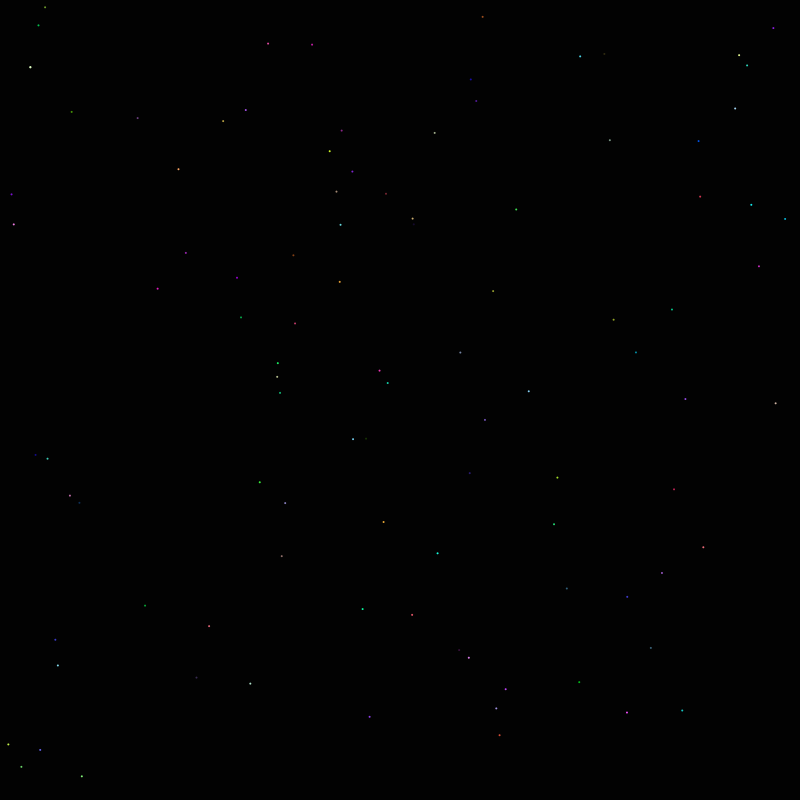
Frame 1 (no input)
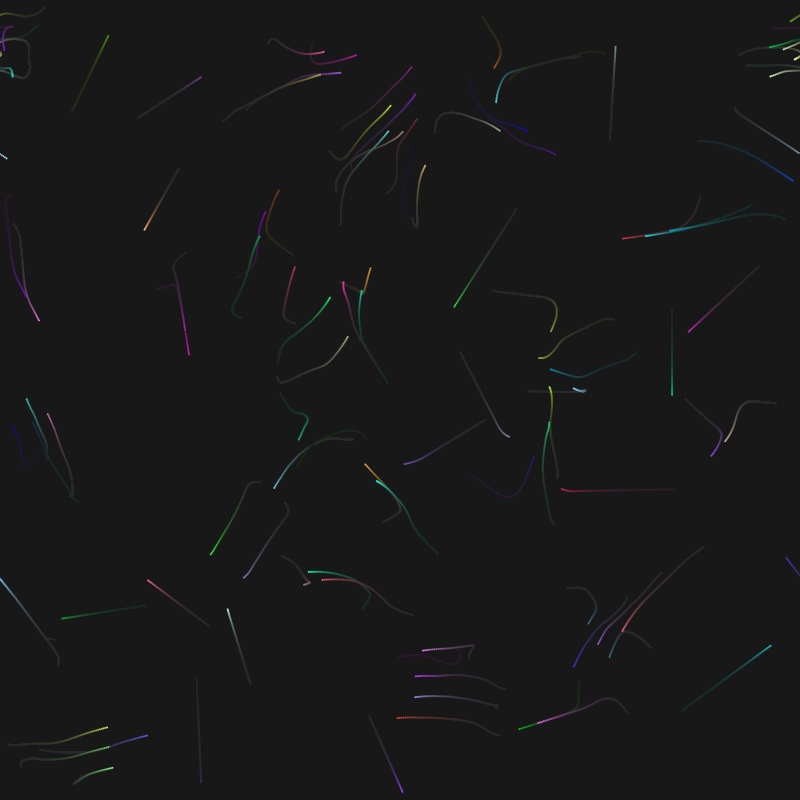
Frame 60 (the mouse pressed at the canvas centre just before this capture)
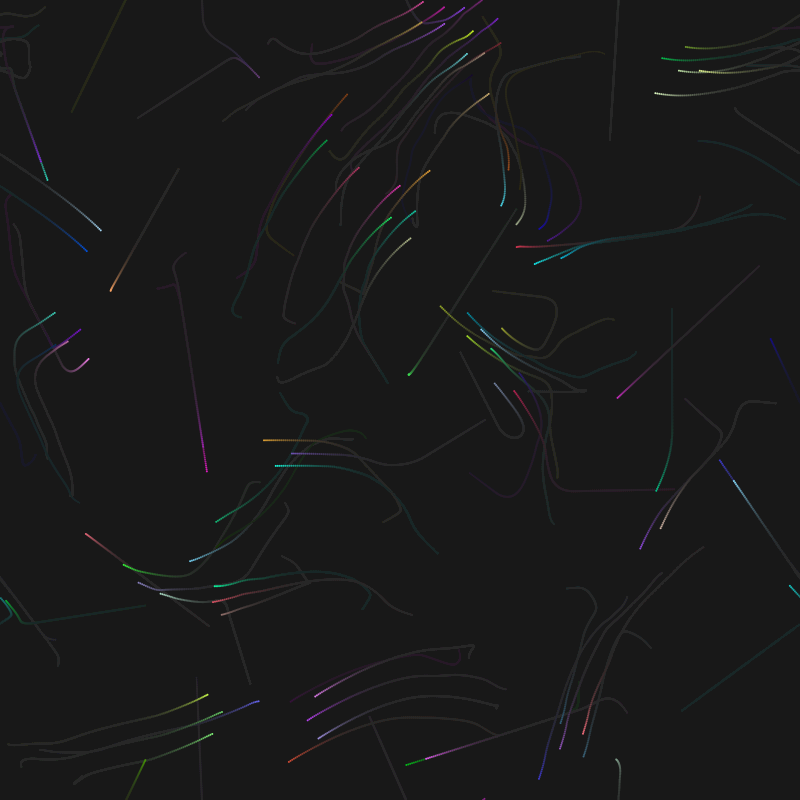
Frame 120 (the mouse held since frame 60 and released just before this capture)

The Processing sketch that drew these frames (run headless with seeded random() and noise(); from frame 60 on, the mouse is pressed at the canvas centre):

// Processing sketch: boids
// ── boids.pde
int numBoids = 100;
Boid[] boids;
boolean scatterMode = false; // To track if scatter mode is active
int scatterTimer = 0; // Timer to manage scatter duration
int scatterDuration = 2000; // Scatter duration in milliseconds
float cursorRepulsionRadius = 64; // Radius around the cursor to repel boids

void setup() {
  size(800, 800);
  background(0);
  boids = new Boid[numBoids];
  for (int i = 0; i < numBoids; i++) {
    boids[i] = new Boid(random(width), random(height));
  }
}

void draw() {
  // Draw a semi-transparent rectangle to fade the trails
  fill(30, 30, 30, 16);
  noStroke();
  rect(0, 0, width, height);

  if (scatterMode) {
    if (millis() - scatterTimer > scatterDuration) {
      scatterMode = false; // End scatter mode
      resetBoidVelocities(); // Reset velocities to random directions
    }
  }

  for (Boid b : boids) {
    if (scatterMode) {
      b.scatter(boids); // Scatter behavior
    } else {
      b.update(boids); // Regular boid behavior
    }
    b.show();
  }
}

void keyPressed() {
  if (key == ' ') { // Detect space bar
    scatterMode = true;
    scatterTimer = millis(); // Start scatter timer
  }
}

// Reset boid velocities to random directions
void resetBoidVelocities() {
  for (Boid b : boids) {
    b.velocity = PVector.random2D();
    b.velocity.setMag(random(1, b.maxSpeed)); // Assign random speed
  }
}

class Boid {
  PVector position;
  PVector velocity;
  PVector acceleration;
  color boidColor;
  float maxForce = 0.05;
  float maxSpeed = 2;
  float perceptionRadius = 50;

  Boid(float x, float y) {
    position = new PVector(x, y);
    velocity = PVector.random2D();
    velocity.setMag(random(1, maxSpeed));
    acceleration = new PVector();
    boidColor = color(random(255), random(255), random(255));
  }

  void update(Boid[] boids) {
    acceleration.set(0, 0);

    if (mousePressed && dist(position.x, position.y, mouseX, mouseY) < cursorRepulsionRadius) {
      avoidCursor(); // Apply repulsion from the cursor
    } else {
      PVector alignment = align(boids);
      PVector cohesion = cohere(boids);
      PVector separation = separate(boids);

      // Weight the forces
      alignment.mult(1.5);
      cohesion.mult(1.0);
      separation.mult(1.5);

      acceleration.add(alignment);
      acceleration.add(cohesion);
      acceleration.add(separation);
    }

    velocity.add(acceleration);
    velocity.limit(maxSpeed);
    position.add(velocity);

    edges();
  }

  void avoidCursor() {
    PVector cursor = new PVector(mouseX, mouseY);
    PVector diff = PVector.sub(position, cursor);
    float d = diff.mag();
    if (d < cursorRepulsionRadius) {
      diff.setMag(maxSpeed);
      diff.sub(velocity);
      diff.limit(maxForce);
      acceleration.add(diff);
    }
  }

  void scatter(Boid[] boids) {
    acceleration.set(0, 0);
    PVector escape = new PVector();

    // Compute scatter force
    for (Boid other : boids) {
      if (other != this) {
        float d = dist(position.x, position.y, other.position.x, other.position.y);
        if (d < perceptionRadius) {
          PVector diff = PVector.sub(position, other.position);
          diff.div(d * d); // Stronger force the closer the boids
          escape.add(diff);
        }
      }
    }

    escape.setMag(maxSpeed);
    escape.sub(velocity);
    escape.limit(maxForce);

    acceleration.add(escape);

    velocity.add(acceleration);
    velocity.limit(maxSpeed);
    position.add(velocity);

    edges();
  }

  void show() {
    fill(boidColor);
    noStroke();
    ellipse(position.x, position.y, 2, 2);
  }

  void edges() {
    if (position.x > width) position.x = 0;
    if (position.x < 0) position.x = width;
    if (position.y > height) position.y = 0;
    if (position.y < 0) position.y = height;
  }

  PVector align(Boid[] boids) {
    PVector steering = new PVector();
    int total = 0;
    for (Boid other : boids) {
      float d = dist(position.x, position.y, other.position.x, other.position.y);
      if (other != this && d < perceptionRadius) {
        steering.add(other.velocity);
        total++;
      }
    }
    if (total > 0) {
      steering.div((float) total);
      steering.setMag(maxSpeed);
      steering.sub(velocity);
      steering.limit(maxForce);
    }
    return steering;
  }

  PVector cohere(Boid[] boids) {
    PVector steering = new PVector();
    int total = 0;
    for (Boid other : boids) {
      float d = dist(position.x, position.y, other.position.x, other.position.y);
      if (other != this && d < perceptionRadius) {
        steering.add(other.position);
        total++;
      }
    }
    if (total > 0) {
      steering.div((float) total);
      steering.sub(position);
      steering.setMag(maxSpeed);
      steering.sub(velocity);
      steering.limit(maxForce);
    }
    return steering;
  }

  PVector separate(Boid[] boids) {
    PVector steering = new PVector();
    int total = 0;
    for (Boid other : boids) {
      float d = dist(position.x, position.y, other.position.x, other.position.y);
      if (other != this && d < perceptionRadius / 2) {
        PVector diff = PVector.sub(position, other.position);
        diff.div(d * d);
        steering.add(diff);
        total++;
      }
    }
    if (total > 0) {
      steering.div((float) total);
      steering.setMag(maxSpeed);
      steering.sub(velocity);
      steering.limit(maxForce);
    }
    return steering;
  }
}
